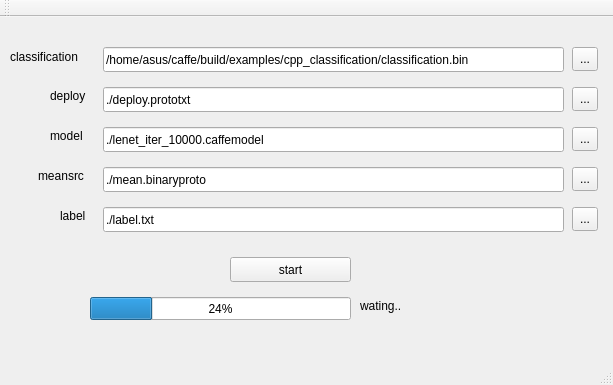
<?xml version="1.0" encoding="UTF-8"?>
<ui version="4.0">
 <class>MainWindow</class>
 <widget class="QMainWindow" name="MainWindow">
  <property name="geometry">
   <rect>
    <x>0</x>
    <y>0</y>
    <width>613</width>
    <height>385</height>
   </rect>
  </property>
  <property name="windowTitle">
   <string>MainWindow</string>
  </property>
  <widget class="QWidget" name="centralWidget">
   <widget class="QPushButton" name="pushButton">
    <property name="geometry">
     <rect>
      <x>230</x>
      <y>240</y>
      <width>121</width>
      <height>25</height>
     </rect>
    </property>
    <property name="text">
     <string>start</string>
    </property>
   </widget>
   <widget class="QLabel" name="label">
    <property name="geometry">
     <rect>
      <x>360</x>
      <y>280</y>
      <width>67</width>
      <height>17</height>
     </rect>
    </property>
    <property name="text">
     <string>wating..</string>
    </property>
   </widget>
   <widget class="QLineEdit" name="lineEdit">
    <property name="geometry">
     <rect>
      <x>103</x>
      <y>30</y>
      <width>461</width>
      <height>25</height>
     </rect>
    </property>
    <property name="text">
     <string>/home/asus/caffe/build/examples/cpp_classification/classification.bin</string>
    </property>
    <property name="readOnly">
     <bool>true</bool>
    </property>
   </widget>
   <widget class="QProgressBar" name="progressBar">
    <property name="geometry">
     <rect>
      <x>90</x>
      <y>280</y>
      <width>261</width>
      <height>23</height>
     </rect>
    </property>
    <property name="value">
     <number>24</number>
    </property>
   </widget>
   <widget class="QLineEdit" name="lineEdit_2">
    <property name="geometry">
     <rect>
      <x>103</x>
      <y>70</y>
      <width>461</width>
      <height>25</height>
     </rect>
    </property>
    <property name="text">
     <string>./deploy.prototxt</string>
    </property>
    <property name="readOnly">
     <bool>true</bool>
    </property>
   </widget>
   <widget class="QLineEdit" name="lineEdit_3">
    <property name="geometry">
     <rect>
      <x>103</x>
      <y>110</y>
      <width>461</width>
      <height>25</height>
     </rect>
    </property>
    <property name="text">
     <string>./lenet_iter_10000.caffemodel</string>
    </property>
    <property name="readOnly">
     <bool>true</bool>
    </property>
   </widget>
   <widget class="QLineEdit" name="lineEdit_4">
    <property name="geometry">
     <rect>
      <x>103</x>
      <y>150</y>
      <width>461</width>
      <height>25</height>
     </rect>
    </property>
    <property name="text">
     <string>./mean.binaryproto</string>
    </property>
    <property name="readOnly">
     <bool>true</bool>
    </property>
   </widget>
   <widget class="QLabel" name="label_2">
    <property name="geometry">
     <rect>
      <x>10</x>
      <y>30</y>
      <width>101</width>
      <height>20</height>
     </rect>
    </property>
    <property name="text">
     <string>classification</string>
    </property>
   </widget>
   <widget class="QLabel" name="label_3">
    <property name="geometry">
     <rect>
      <x>50</x>
      <y>70</y>
      <width>67</width>
      <height>17</height>
     </rect>
    </property>
    <property name="text">
     <string>deploy</string>
    </property>
   </widget>
   <widget class="QLabel" name="label_4">
    <property name="geometry">
     <rect>
      <x>50</x>
      <y>110</y>
      <width>67</width>
      <height>17</height>
     </rect>
    </property>
    <property name="text">
     <string>model</string>
    </property>
   </widget>
   <widget class="QLabel" name="label_5">
    <property name="geometry">
     <rect>
      <x>38</x>
      <y>150</y>
      <width>67</width>
      <height>17</height>
     </rect>
    </property>
    <property name="text">
     <string>meansrc</string>
    </property>
   </widget>
   <widget class="QLineEdit" name="lineEdit_5">
    <property name="geometry">
     <rect>
      <x>103</x>
      <y>190</y>
      <width>461</width>
      <height>25</height>
     </rect>
    </property>
    <property name="text">
     <string>./label.txt</string>
    </property>
    <property name="readOnly">
     <bool>true</bool>
    </property>
   </widget>
   <widget class="QLabel" name="label_6">
    <property name="geometry">
     <rect>
      <x>60</x>
      <y>190</y>
      <width>67</width>
      <height>17</height>
     </rect>
    </property>
    <property name="text">
     <string>label</string>
    </property>
   </widget>
   <widget class="QToolButton" name="toolButton">
    <property name="geometry">
     <rect>
      <x>572</x>
      <y>30</y>
      <width>26</width>
      <height>24</height>
     </rect>
    </property>
    <property name="text">
     <string>...</string>
    </property>
   </widget>
   <widget class="QToolButton" name="toolButton_2">
    <property name="geometry">
     <rect>
      <x>572</x>
      <y>70</y>
      <width>26</width>
      <height>24</height>
     </rect>
    </property>
    <property name="text">
     <string>...</string>
    </property>
   </widget>
   <widget class="QToolButton" name="toolButton_3">
    <property name="geometry">
     <rect>
      <x>572</x>
      <y>110</y>
      <width>26</width>
      <height>24</height>
     </rect>
    </property>
    <property name="text">
     <string>...</string>
    </property>
   </widget>
   <widget class="QToolButton" name="toolButton_4">
    <property name="geometry">
     <rect>
      <x>572</x>
      <y>150</y>
      <width>26</width>
      <height>24</height>
     </rect>
    </property>
    <property name="text">
     <string>...</string>
    </property>
   </widget>
   <widget class="QToolButton" name="toolButton_5">
    <property name="geometry">
     <rect>
      <x>572</x>
      <y>190</y>
      <width>26</width>
      <height>24</height>
     </rect>
    </property>
    <property name="text">
     <string>...</string>
    </property>
   </widget>
  </widget>
  <widget class="QMenuBar" name="menuBar">
   <property name="geometry">
    <rect>
     <x>0</x>
     <y>0</y>
     <width>613</width>
     <height>28</height>
    </rect>
   </property>
  </widget>
  <widget class="QToolBar" name="mainToolBar">
   <attribute name="toolBarArea">
    <enum>TopToolBarArea</enum>
   </attribute>
   <attribute name="toolBarBreak">
    <bool>false</bool>
   </attribute>
  </widget>
  <widget class="QStatusBar" name="statusBar"/>
 </widget>
 <layoutdefault spacing="6" margin="11"/>
 <resources/>
 <connections/>
</ui>
